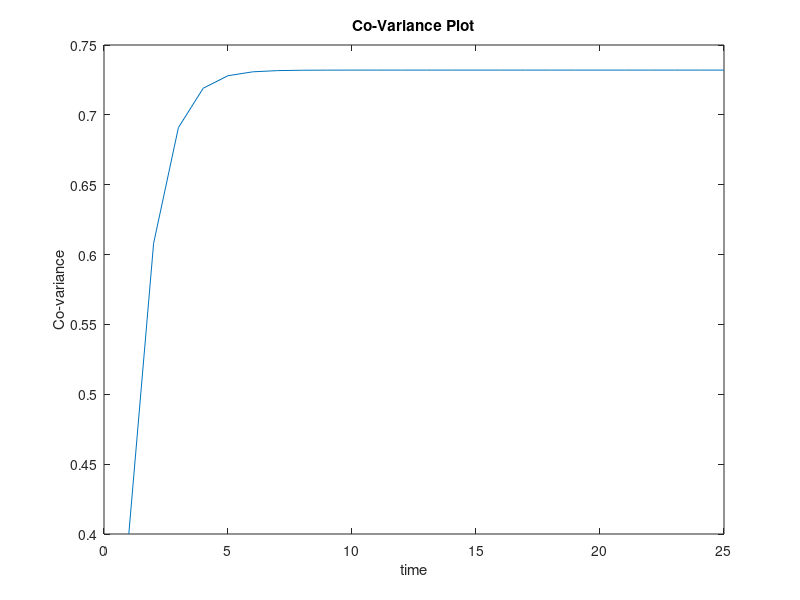
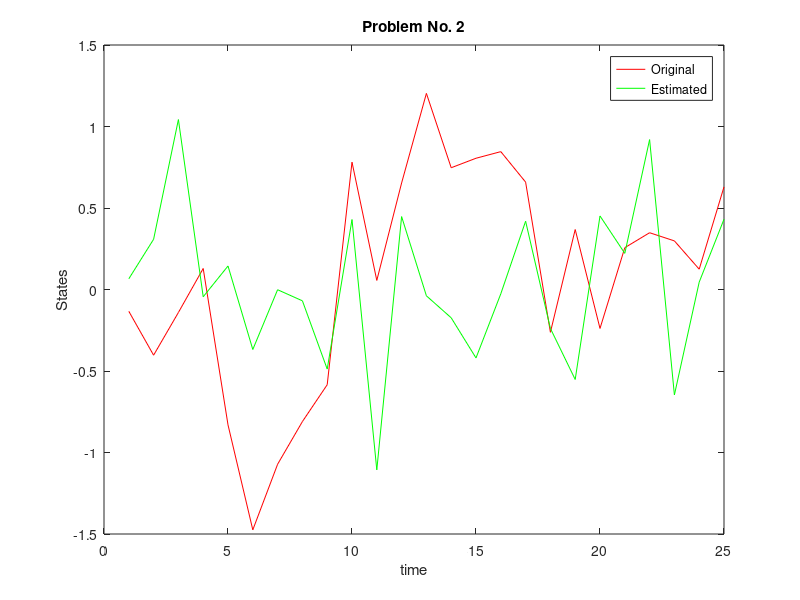

Source code (MATLAB) for these figures, in order:

%Name : Rohan Singh Rajput
%Take Home Final Exam
%Problem No. 2

clc;clear;close all;


simulation= 4;Q_c = 2;R_c = 1;x = 0;x_Hat = 0;P = 0;k = 1;j = 1;e = 1;
x_Arr = x;
x_Hat_Arr = x_Hat;
Est_Err = 0;

% for t =0.2:0.2:simulation+0.2/10
t = 0.1;
while t < 5
    
    x = exp(-0.2)*x+sqrt(Q_c*0.2)*randn;
    x_Array(j) = x;
    j = j+1;
    y = x+sqrt(R_c/0.2)*randn;
    
    K = P*inv(R_c);
    x_hat_dot = -x_Hat + (y - x_Hat);
    x_Hat = x_hat_dot*0.2;
    x_hat_Array(e) = x_Hat;
    e = e+1;
    P_dot = -P^2 - 2*P + 2;
    P = P + P_dot*0.2;
    P_Array(k) = P;
    k = k+1;
    Est_Err = Est_Err + (x-x_Hat)^2;
    t = t + 0.2;
end

Est_Err = Est_Err/(4/0.2);
figure;
plot (P_Array);
xlabel('time');
ylabel('Co-variance')
title('Co-Variance Plot')
figure(2);
plot (x_Array,'r');
hold on
plot(x_hat_Array,'g');
legend('Original', 'Estimated');
xlabel('time')
ylabel('States')
title('Problem No. 2');
hold off;